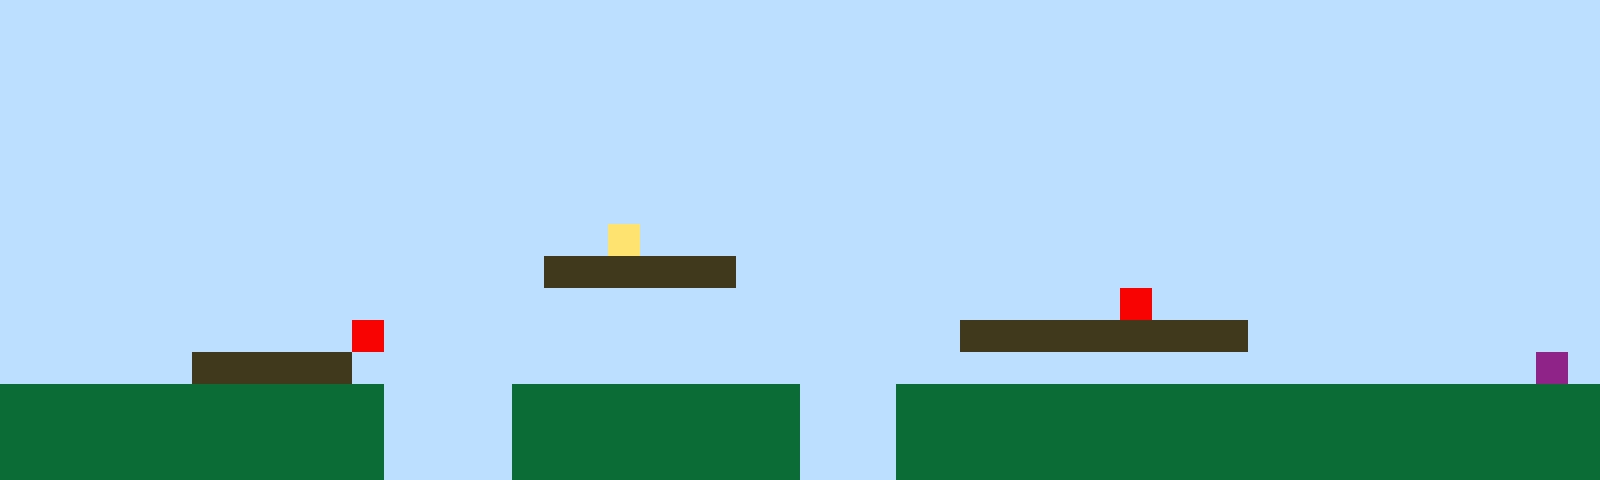

Tiled map render using the project's own tile images. Description and the whole map definition, tile-layer contents included, below:
An orthogonal 50x15 tile map with 32x32 px tiles, 1 tile layer (Tile Layer 1).

<map version="1.10" tiledversion="1.11.2" orientation="orthogonal" renderorder="right-up" width="50" height="15" tilewidth="32" tileheight="32" infinite="0" nextlayerid="2" nextobjectid="1"><editorsettings><export target="map1.csv" format="csv" /></editorsettings><tileset firstgid="1" name="sprites" tilewidth="32" tileheight="32" tilecount="6" columns="3"><image source="sprites.png" width="96" height="64" /></tileset><layer id="1" name="Tile Layer 1" width="50" height="15"><data encoding="csv">1,1,1,1,1,1,1,1,1,1,1,1,1,1,1,1,1,1,1,1,1,1,1,1,1,1,1,1,1,1,1,1,1,1,1,1,1,1,1,1,1,1,1,1,1,1,1,1,1,1,1,1,1,1,1,1,1,1,1,1,1,1,1,1,1,1,1,1,1,1,1,1,1,1,1,1,1,1,1,1,1,1,1,1,1,1,1,1,1,1,1,1,1,1,1,1,1,1,1,1,1,1,1,1,1,1,1,1,1,1,1,1,1,1,1,1,1,1,1,1,1,1,1,1,1,1,1,1,1,1,1,1,1,1,1,1,1,1,1,1,1,1,1,1,1,1,1,1,1,1,1,1,1,1,1,1,1,1,1,1,1,1,1,1,1,1,1,1,1,1,1,1,1,1,1,1,1,1,1,1,1,1,1,1,1,1,1,1,1,1,1,1,1,1,1,1,1,1,1,1,1,1,1,1,1,1,1,1,1,1,1,1,1,1,1,1,1,1,1,1,1,1,1,1,1,1,1,1,1,1,1,1,1,1,1,1,1,1,1,1,1,1,1,1,1,1,1,1,1,1,1,1,1,1,1,1,1,1,1,1,1,1,1,1,1,1,1,1,1,1,1,1,1,1,1,1,1,1,1,1,1,1,1,1,1,1,1,1,1,1,1,1,1,1,1,1,1,1,1,1,1,1,1,1,1,1,1,1,1,1,1,1,1,1,1,1,1,1,1,1,1,1,1,1,1,1,1,1,1,1,1,1,1,1,1,1,1,1,1,1,1,1,1,1,1,1,1,1,1,1,1,1,1,1,1,1,1,1,1,1,1,1,1,1,1,1,1,1,1,4,1,1,1,1,1,1,1,1,1,1,1,1,1,1,1,1,1,1,1,1,1,1,1,1,1,1,1,1,1,1,1,1,1,1,1,1,1,1,1,1,1,1,1,1,1,1,1,3,3,3,3,3,3,1,1,1,1,1,1,1,1,1,1,1,1,1,1,1,1,1,1,1,1,1,1,1,1,1,1,1,1,1,1,1,1,1,1,1,1,1,1,1,1,1,1,1,1,1,1,1,1,1,1,1,1,1,1,1,1,1,1,1,1,1,1,5,1,1,1,1,1,1,1,1,1,1,1,1,1,1,1,1,1,1,1,1,1,1,1,1,1,5,1,1,1,1,1,1,1,1,1,1,1,1,1,1,1,1,1,1,3,3,3,3,3,3,3,3,3,1,1,1,1,1,1,1,1,1,1,1,1,1,1,1,1,1,3,3,3,3,3,1,1,1,1,1,1,1,1,1,1,1,1,1,1,1,1,1,1,1,1,1,1,1,1,1,1,1,1,1,1,1,1,1,1,1,1,1,6,1,2,2,2,2,2,2,2,2,2,2,2,2,1,1,1,1,2,2,2,2,2,2,2,2,2,1,1,1,2,2,2,2,2,2,2,2,2,2,2,2,2,2,2,2,2,2,2,2,2,2,2,2,2,2,2,2,2,2,2,2,2,2,1,1,1,1,2,2,2,2,2,2,2,2,2,1,1,1,2,2,2,2,2,2,2,2,2,2,2,2,2,2,2,2,2,2,2,2,2,2,2,2,2,2,2,2,2,2,2,2,2,2,1,1,1,1,2,2,2,2,2,2,2,2,2,1,1,1,2,2,2,2,2,2,2,2,2,2,2,2,2,2,2,2,2,2,2,2,2,2</data></layer></map>
